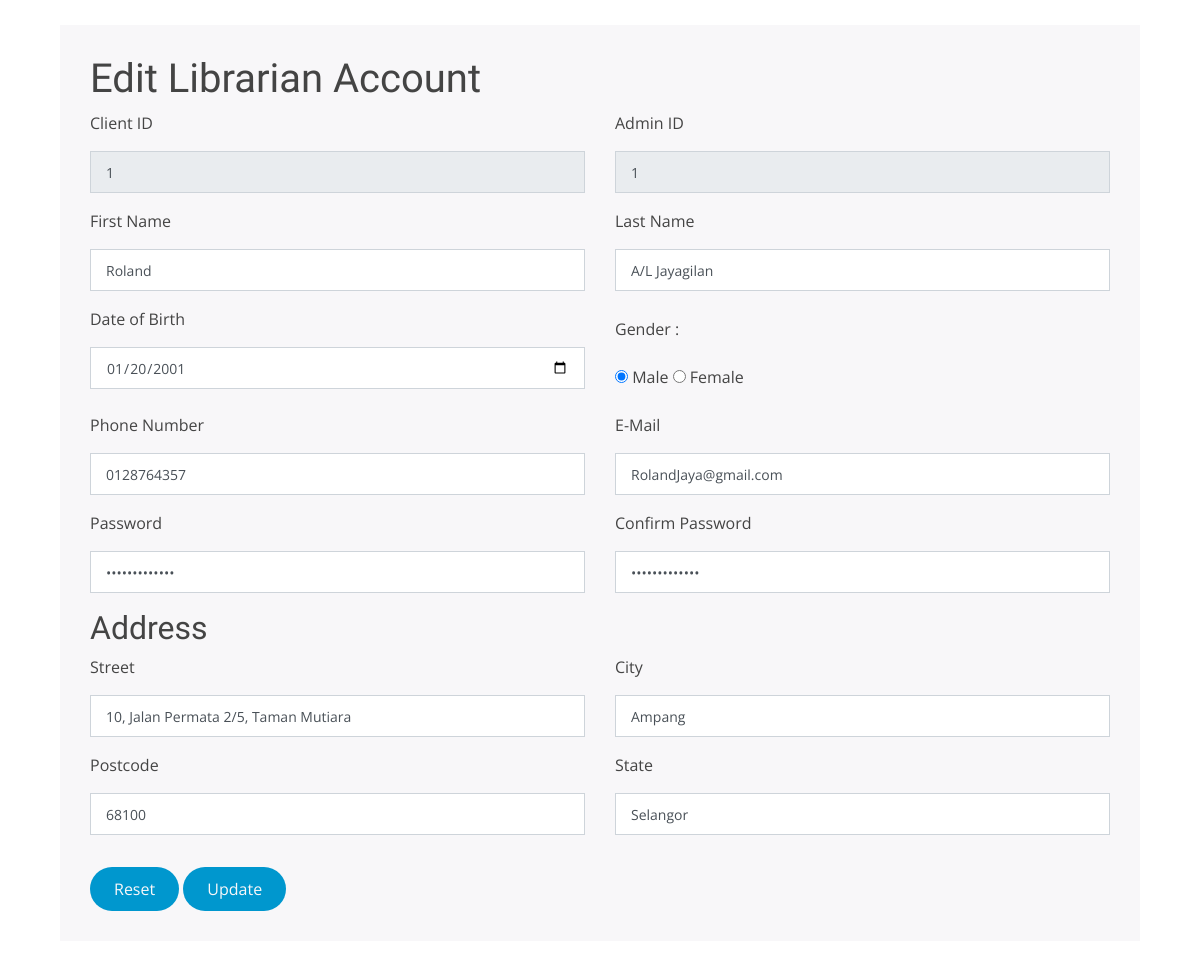
Screenshot of /editLibrarian.php?lb_id=1 with the database file from the repository.
### tables this page shows
CREATE TABLE IF NOT EXISTS `librarian_t` (
  `lb_id` int(11) NOT NULL AUTO_INCREMENT,
  `lb_first_name` varchar(40) NOT NULL,
  `lb_last_name` varchar(40) NOT NULL,
  `lb_dob` date NOT NULL,
  `lb_gender` varchar(6) NOT NULL,
  `lb_phone_number` varchar(12) NOT NULL,
  `lb_email` varchar(40) NOT NULL,
  `lb_password` varchar(40) NOT NULL,
  `lb_street` varchar(40) NOT NULL,
  `lb_city` varchar(40) NOT NULL,
  `lb_postcode` varchar(5) NOT NULL,
  `lb_state` varchar(30) NOT NULL,
  `adm_id` int(11) NOT NULL,
  PRIMARY KEY (`lb_id`),
  KEY `adm_id` (`adm_id`)
);

### editLibrarian.php (the view, shortened to what this page needs)
<!DOCTYPE html>
<html>
<head>
  <link href="assets/vendor/bootstrap/css/bootstrap.min.css" rel="stylesheet">
  <link href="assets/vendor/icofont/icofont.min.css" rel="stylesheet">
  <link href="assets/vendor/boxicons/css/boxicons.min.css" rel="stylesheet">
  <link href="assets/vendor/animate.css/animate.min.css" rel="stylesheet">
  <link href="assets/vendor/owl.carousel/assets/owl.carousel.min.css" rel="stylesheet">
  <link href="assets/vendor/venobox/venobox.css" rel="stylesheet">
  <link href="assets/css/style.css" rel="stylesheet">
  <?php
    include('conn1.php');
    if(isset($_GET['lb_id'])){
      $sql = 'SELECT * FROM librarian_t WHERE lb_id='. $_GET['lb_id'];
    } else {
      $sql = 'SELECT * FROM librarian_t WHERE lb_id="'.$_SESSION['id'].'"';
    }
    $result = mysqli_query($conn1, $sql);
    $row = mysqli_fetch_assoc($result);
?>
</head>
<body>
    <div>
      <div class="loginbox">
      <section id="contact" class="contact">
          <div class="container">
      <div class="col-lg-6">
          <form method="POST" role="form" class="php-email-form" action="updateLibrarian.php">
              <h1>Edit Librarian Account</h1>
              <div class="row">
                <div class="col-md-6 form-group">
                  <p>Client ID</p>
                  <input type = "text" class="form-control" name = "id" required ="true" id="id" maxlength="40" placeholder="ID" value = '<?php echo $row["lb_id"]?>' readonly/>
                </div>
                <div class="col-md-6 form-group">
                  <p>Admin ID</p>
                  <input type = "text" class="form-control" name = "adm_id" required ="true" id="id" maxlength="40" placeholder="ID" value = '<?php echo $row["adm_id"]?>' <?php if ($_SESSION['logrole'] != 'admin_t') {echo "readonly";} ?>/>
                </div>
              </div>
              <div class="row">
                <div class="col-md-6 form-group">
                  <p>First Name</p>
                  <input type = "text" class="form-control" name = "first_name" required ="true" id="name" maxlength="40" placeholder="First Name" value = '<?php echo $row["lb_first_name"]?>'/>
                </div>
                <div class="col-md-6 form-group">
                  <p>Last Name</p>
                  <input type = "text" class="form-control" name = "last_name" required ="true" id="name" maxlength="40" placeholder="Last Name"value = '<?php echo $row["lb_last_name"]?>' />
                </div>
              </div>
              <div class="row">
                <div class="col-md-6 form-group">
                  <p>Date of Birth</p>
                  <input type = "Date" class="form-control" name = "dob" required ="true" placeholder="Date of Birth" value = '<?php echo $row["lb_dob"]?>' />
                </div>
                <div class="col-md-6 form-group" style="padding-top: 10px; padding-right: 10px;">
                  <label>Gender :</label>
                  <input type="radio" id="male" name="gender" value="male" <?php if($row['lb_gender']=='male') echo "checked = 'checked'"?>/>
                  <label for="male">Male</label>
                  <input type="radio" id="female" name="gender" value="female" <?php if($row['lb_gender']=='female') echo "checked = 'checked'"?>/>
                  <label for="female">Female</label>
                </div>
              </div>
              <div class="row">
                <div class="col-md-6 form-group">
                  <p>Phone Number</p>
                  <input type = "tel" class="form-control" name = "phone_num" required ="true" placeholder="Phone Number (without dashes and country code)" maxlength="12" pattern="[0-9]{10-12}" data-rule="minlen:10" data-msg="The phone number must be between 10 to 12 digits" value ="<?php echo $row['lb_phone_number']?>"/>
                </div>
                <div class="col-md-6 form-group">
                  <p>E-Mail</p>
                  <input type = "email" class="form-control" name = "email" required ="true" id="email" maxlength="40" placeholder="E-mail" data-rule="email" data-msg="Please enter a valid email" value ="<?php echo $row['lb_email']?>" />
                </div>
              </div>
              <div class="row">
                <div class="col-md-6 form-group">
                  <p>Password</p>
                  <input type = "password" class="form-control" name = "input1" required ="true" placeholder="Password" maxlength="40" data-rule="minlen:6" data-msg="Please enter at least 6 chars of password" value ="<?php echo $row['lb_password']?>"/>
                </div>
                <div class="col-md-6 form-group">
                  <p>Confirm Password</p>
                  <input type = "password" class="form-control" name = "confirmPass" required ="true" placeholder="Confirm Password" maxlength="40" data-rule="minlen:6" data-msg="Please enter at least 6 chars of password" value ="<?php echo $row['lb_password']?>"/>
                </div>
              </div>
              <div class="row">
                <h2 style="padding-left: 15px;">Address</h2>
              </div>
              <div class="row">
                <div class="col-md-6 form-group">
                  <p>Street</p>
                  <input type = "text" class="form-control" name = "street" required ="true" placeholder="Street" maxlength="40" value ="<?php echo $row['lb_street']?>"/>
                </div>
                <div class="col-md-6 form-group">
                  <p>City</p>
                  <input type = "text" class="form-control" name = "city" required ="true" placeholder="City" maxlength="40" value ="<?php echo $row['lb_city']?>"/>
                </div>
              </div>
              <div class="row">
                <div class="col-md-6 form-group">
                  <p>Postcode</p>
                  <input type = "text" class="form-control" name = "postcode" required ="true" placeholder="Postcode [must be exactly 5 digits]" pattern="[0-9]{5}" maxlength="5" data-rule="minlen:5" data-msg="The postcode must be exactly 5 digits" value ="<?php echo $row['lb_postcode']?>"/>
                </div>
                <div class="col-md-6 form-group">
                  <p>State</p>
                  <input type = "text" class="form-control" name = "state" required ="true" placeholder="State" maxlength="30" value ="<?php echo $row['lb_state']?>"/>
                </div>
              </div>
              <button type="reset" value="Reset">Reset</button>
              <button type="submit" value="Register">Update</button>
            </form>
          </div>
      </div>
      </section>
      </div>
  </div>
</body>
</html>

### assets/css/style.css (style rules this page uses)
body { font-family: "Open Sans", sans-serif; color: #444444; }
h1, h2, h3, h4, h5, h6 { font-family: "Raleway", sans-serif; }
section { padding: 0 0 80px 0; }
.contact .php-email-form { background-color: #F8F7F9; padding: 30px; }
.contact .php-email-form input, .contact .php-email-form textarea { border-radius: 0; box-shadow: none; font-size: 14px; }
.contact .php-email-form input { padding: 20px 15px; }
.contact .php-email-form button[type="submit"], .contact .php-email-form button[type="reset"] { background: #0097ce; border: 0; border-radius: 50px; padding: 10px 24px; color: #F8F7F9; transition: 0.4s; }

### editLibrarian.php (style rules this page uses)
.col-lg-6 { padding-top: 25px; max-width: 100%; }

### rows the page displays
librarian_t: id "1", adm_id "1", first_name "Roland", dob "01/20/2001", lb_gender "☑ Male", lb_gender "☐ Female", phone_num "0128764357", email "RolandJaya@gmail.com", street "10, Jalan Permata 2/5, Taman Mutiara", city "Ampang", postcode "68100", state "Selangor"
